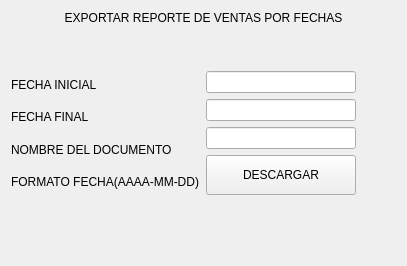
                  <widget class="QWidget" name="page_exportReport">
                   <layout class="QVBoxLayout" name="verticalLayout_22">
                    <item>
                     <widget class="QLabel" name="label_34">
                      <property name="text">
                       <string>EXPORTAR REPORTE DE VENTAS POR FECHAS</string>
                      </property>
                      <property name="alignment">
                       <set>Qt::AlignCenter</set>
                      </property>
                     </widget>
                    </item>
                    <item>
                     <spacer name="verticalSpacer_9">
                      <property name="orientation">
                       <enum>Qt::Vertical</enum>
                      </property>
                      <property name="sizeHint" stdset="0">
                       <size>
                        <width>20</width>
                        <height>40</height>
                       </size>
                      </property>
                     </spacer>
                    </item>
                    <item>
                     <layout class="QHBoxLayout" name="horizontalLayout_20">
                      <item>
                       <layout class="QVBoxLayout" name="verticalLayout_20">
                        <item>
                         <widget class="QLabel" name="label_29">
                          <property name="minimumSize">
                           <size>
                            <width>100</width>
                            <height>0</height>
                           </size>
                          </property>
                          <property name="text">
                           <string>FECHA INICIAL</string>
                          </property>
                         </widget>
                        </item>
                        <item>
                         <widget class="QLabel" name="label_30">
                          <property name="text">
                           <string>FECHA FINAL</string>
                          </property>
                         </widget>
                        </item>
                        <item>
                         <widget class="QLabel" name="label_31">
                          <property name="text">
                           <string>NOMBRE DEL DOCUMENTO</string>
                          </property>
                         </widget>
                        </item>
                        <item>
                         <widget class="QLabel" name="label_32">
                          <property name="text">
                           <string>FORMATO FECHA(AAAA-MM-DD)</string>
                          </property>
                         </widget>
                        </item>
                       </layout>
                      </item>
                      <item>
                       <layout class="QVBoxLayout" name="verticalLayout_21">
                        <item>
                         <widget class="QLineEdit" name="lineEdit_iniDate_pgReport"/>
                        </item>
                        <item>
                         <widget class="QLineEdit" name="lineEdit_finDate_pgReport"/>
                        </item>
                        <item>
                         <widget class="QLineEdit" name="lineEdit_nameDoc_pgReport"/>
                        </item>
                        <item>
                         <widget class="QPushButton" name="bt_download_pgReport">
                          <property name="minimumSize">
                           <size>
                            <width>150</width>
                            <height>40</height>
                           </size>
                          </property>
                          <property name="text">
                           <string>DESCARGAR</string>
                          </property>
                         </widget>
                        </item>
                       </layout>
                      </item>
                      <item>
                       <spacer name="horizontalSpacer_12">
                        <property name="orientation">
                         <enum>Qt::Horizontal</enum>
                        </property>
                        <property name="sizeHint" stdset="0">
                         <size>
                          <width>40</width>
                          <height>20</height>
                         </size>
                        </property>
                       </spacer>
                      </item>
                     </layout>
                    </item>
                    <item>
                     <spacer name="verticalSpacer_10">
                      <property name="orientation">
                       <enum>Qt::Vertical</enum>
                      </property>
                      <property name="sizeHint" stdset="0">
                       <size>
                        <width>20</width>
                        <height>40</height>
                       </size>
                      </property>
                     </spacer>
                    </item>
                    <item>
                     <widget class="QLabel" name="label_pgReport">
                      <property name="minimumSize">
                       <size>
                        <width>200</width>
                        <height>0</height>
                       </size>
                      </property>
                      <property name="text">
                       <string/>
                      </property>
                     </widget>
                    </item>
                   </layout>
                  </widget>
